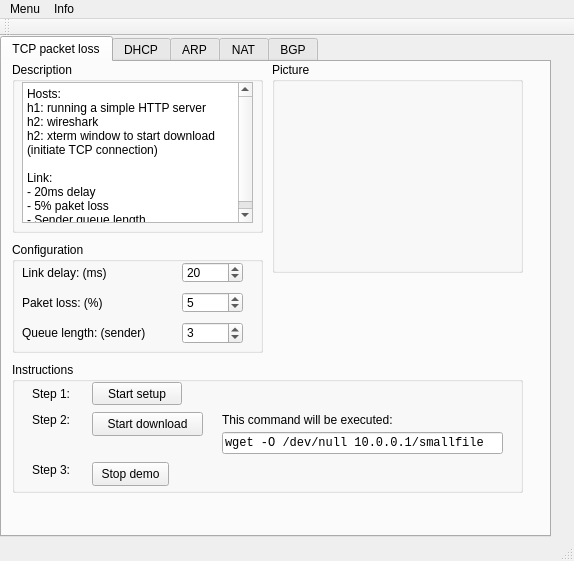
<?xml version="1.0" encoding="UTF-8"?>
<ui version="4.0">
 <class>MainWindow</class>
 <widget class="QMainWindow" name="MainWindow">
  <property name="geometry">
   <rect>
    <x>0</x>
    <y>0</y>
    <width>574</width>
    <height>561</height>
   </rect>
  </property>
  <property name="windowTitle">
   <string>MainWindow</string>
  </property>
  <widget class="QWidget" name="centralWidget">
   <widget class="QTabWidget" name="tabWidget">
    <property name="geometry">
     <rect>
      <x>0</x>
      <y>0</y>
      <width>551</width>
      <height>501</height>
     </rect>
    </property>
    <property name="currentIndex">
     <number>0</number>
    </property>
    <widget class="QWidget" name="tab">
     <attribute name="title">
      <string>TCP packet loss</string>
     </attribute>
     <widget class="QGroupBox" name="groupBox">
      <property name="geometry">
       <rect>
        <x>10</x>
        <y>180</y>
        <width>251</width>
        <height>111</height>
       </rect>
      </property>
      <property name="title">
       <string>Configuration</string>
      </property>
      <widget class="QLabel" name="label_9">
       <property name="geometry">
        <rect>
         <x>10</x>
         <y>20</y>
         <width>141</width>
         <height>21</height>
        </rect>
       </property>
       <property name="text">
        <string>Link delay: (ms)</string>
       </property>
      </widget>
      <widget class="QSpinBox" name="TCPloss_delay">
       <property name="geometry">
        <rect>
         <x>170</x>
         <y>20</y>
         <width>61</width>
         <height>21</height>
        </rect>
       </property>
       <property name="suffix">
        <string/>
       </property>
       <property name="maximum">
        <number>5000</number>
       </property>
       <property name="singleStep">
        <number>10</number>
       </property>
       <property name="value">
        <number>20</number>
       </property>
      </widget>
      <widget class="QLabel" name="label_10">
       <property name="geometry">
        <rect>
         <x>10</x>
         <y>50</y>
         <width>91</width>
         <height>21</height>
        </rect>
       </property>
       <property name="text">
        <string>Paket loss: (%)</string>
       </property>
      </widget>
      <widget class="QSpinBox" name="TCPloss_loss">
       <property name="geometry">
        <rect>
         <x>170</x>
         <y>50</y>
         <width>61</width>
         <height>21</height>
        </rect>
       </property>
       <property name="suffix">
        <string/>
       </property>
       <property name="prefix">
        <string/>
       </property>
       <property name="maximum">
        <number>100</number>
       </property>
       <property name="value">
        <number>5</number>
       </property>
      </widget>
      <widget class="QLabel" name="label_11">
       <property name="geometry">
        <rect>
         <x>10</x>
         <y>80</y>
         <width>141</width>
         <height>21</height>
        </rect>
       </property>
       <property name="text">
        <string>Queue length: (sender)</string>
       </property>
      </widget>
      <widget class="QSpinBox" name="TCPloss_swin">
       <property name="geometry">
        <rect>
         <x>170</x>
         <y>80</y>
         <width>61</width>
         <height>22</height>
        </rect>
       </property>
       <property name="minimum">
        <number>1</number>
       </property>
       <property name="value">
        <number>3</number>
       </property>
      </widget>
     </widget>
     <widget class="QGroupBox" name="groupBox_2">
      <property name="geometry">
       <rect>
        <x>10</x>
        <y>300</y>
        <width>511</width>
        <height>131</height>
       </rect>
      </property>
      <property name="title">
       <string>Instructions</string>
      </property>
      <widget class="QLabel" name="label_2">
       <property name="geometry">
        <rect>
         <x>20</x>
         <y>20</y>
         <width>52</width>
         <height>23</height>
        </rect>
       </property>
       <property name="layoutDirection">
        <enum>Qt::LeftToRight</enum>
       </property>
       <property name="text">
        <string>Step 1:</string>
       </property>
      </widget>
      <widget class="QPushButton" name="TCPloss_Step1">
       <property name="geometry">
        <rect>
         <x>80</x>
         <y>20</y>
         <width>90</width>
         <height>23</height>
        </rect>
       </property>
       <property name="text">
        <string>Start setup</string>
       </property>
      </widget>
      <widget class="QLabel" name="label_3">
       <property name="geometry">
        <rect>
         <x>20</x>
         <y>50</y>
         <width>52</width>
         <height>16</height>
        </rect>
       </property>
       <property name="text">
        <string>Step 2:</string>
       </property>
      </widget>
      <widget class="QLabel" name="label_4">
       <property name="geometry">
        <rect>
         <x>210</x>
         <y>50</y>
         <width>281</width>
         <height>16</height>
        </rect>
       </property>
       <property name="text">
        <string>This command will be executed:</string>
       </property>
      </widget>
      <widget class="QLineEdit" name="lineEdit">
       <property name="geometry">
        <rect>
         <x>210</x>
         <y>70</y>
         <width>281</width>
         <height>22</height>
        </rect>
       </property>
       <property name="font">
        <font>
         <family>Monospace</family>
        </font>
       </property>
       <property name="text">
        <string>wget -O /dev/null 10.0.0.1/smallfile</string>
       </property>
       <property name="readOnly">
        <bool>true</bool>
       </property>
      </widget>
      <widget class="QLabel" name="label_12">
       <property name="geometry">
        <rect>
         <x>20</x>
         <y>100</y>
         <width>52</width>
         <height>16</height>
        </rect>
       </property>
       <property name="text">
        <string>Step 3:</string>
       </property>
      </widget>
      <widget class="QPushButton" name="TCPloss_Step2">
       <property name="geometry">
        <rect>
         <x>80</x>
         <y>50</y>
         <width>111</width>
         <height>24</height>
        </rect>
       </property>
       <property name="text">
        <string>Start download</string>
       </property>
      </widget>
      <widget class="QPushButton" name="TCPloss_Exit">
       <property name="geometry">
        <rect>
         <x>80</x>
         <y>100</y>
         <width>77</width>
         <height>24</height>
        </rect>
       </property>
       <property name="text">
        <string>Stop demo</string>
       </property>
      </widget>
     </widget>
     <widget class="QGroupBox" name="groupBox_3">
      <property name="geometry">
       <rect>
        <x>10</x>
        <y>0</y>
        <width>251</width>
        <height>171</height>
       </rect>
      </property>
      <property name="title">
       <string>Description</string>
      </property>
      <widget class="QTextEdit" name="textEdit">
       <property name="geometry">
        <rect>
         <x>10</x>
         <y>20</y>
         <width>231</width>
         <height>141</height>
        </rect>
       </property>
       <property name="html">
        <string>&lt;!DOCTYPE HTML PUBLIC &quot;-//W3C//DTD HTML 4.0//EN&quot; &quot;http://www.w3.org/TR/REC-html40/strict.dtd&quot;&gt;
&lt;html&gt;&lt;head&gt;&lt;meta name=&quot;qrichtext&quot; content=&quot;1&quot; /&gt;&lt;style type=&quot;text/css&quot;&gt;
p, li { white-space: pre-wrap; }
&lt;/style&gt;&lt;/head&gt;&lt;body style=&quot; font-family:'Sans Serif'; font-size:9pt; font-weight:400; font-style:normal;&quot;&gt;
&lt;p style=&quot; margin-top:0px; margin-bottom:0px; margin-left:0px; margin-right:0px; -qt-block-indent:0; text-indent:0px;&quot;&gt;Hosts:&lt;/p&gt;
&lt;p style=&quot; margin-top:0px; margin-bottom:0px; margin-left:0px; margin-right:0px; -qt-block-indent:0; text-indent:0px;&quot;&gt;h1: running a simple HTTP server&lt;/p&gt;
&lt;p style=&quot; margin-top:0px; margin-bottom:0px; margin-left:0px; margin-right:0px; -qt-block-indent:0; text-indent:0px;&quot;&gt;h2: wireshark&lt;/p&gt;
&lt;p style=&quot; margin-top:0px; margin-bottom:0px; margin-left:0px; margin-right:0px; -qt-block-indent:0; text-indent:0px;&quot;&gt;h2: xterm window to start download (initiate TCP connection)&lt;/p&gt;
&lt;p style=&quot;-qt-paragraph-type:empty; margin-top:0px; margin-bottom:0px; margin-left:0px; margin-right:0px; -qt-block-indent:0; text-indent:0px;&quot;&gt;&lt;br /&gt;&lt;/p&gt;
&lt;p style=&quot; margin-top:0px; margin-bottom:0px; margin-left:0px; margin-right:0px; -qt-block-indent:0; text-indent:0px;&quot;&gt;Link:&lt;/p&gt;
&lt;p style=&quot; margin-top:0px; margin-bottom:0px; margin-left:0px; margin-right:0px; -qt-block-indent:0; text-indent:0px;&quot;&gt;- 20ms delay &lt;/p&gt;
&lt;p style=&quot; margin-top:0px; margin-bottom:0px; margin-left:0px; margin-right:0px; -qt-block-indent:0; text-indent:0px;&quot;&gt;- 5% paket loss&lt;/p&gt;
&lt;p style=&quot; margin-top:0px; margin-bottom:0px; margin-left:0px; margin-right:0px; -qt-block-indent:0; text-indent:0px;&quot;&gt;- Sender queue length&lt;/p&gt;&lt;/body&gt;&lt;/html&gt;</string>
       </property>
      </widget>
     </widget>
     <widget class="QGroupBox" name="groupBox_4">
      <property name="geometry">
       <rect>
        <x>270</x>
        <y>0</y>
        <width>251</width>
        <height>211</height>
       </rect>
      </property>
      <property name="title">
       <string>Picture</string>
      </property>
      <widget class="QLabel" name="label_7">
       <property name="geometry">
        <rect>
         <x>10</x>
         <y>20</y>
         <width>231</width>
         <height>181</height>
        </rect>
       </property>
       <property name="minimumSize">
        <size>
         <width>0</width>
         <height>0</height>
        </size>
       </property>
       <property name="text">
        <string/>
       </property>
       <property name="pixmap">
        <pixmap>TCPlost.png</pixmap>
       </property>
      </widget>
     </widget>
    </widget>
    <widget class="QWidget" name="tab_2">
     <attribute name="title">
      <string>DHCP</string>
     </attribute>
     <widget class="QGroupBox" name="groupBox_5">
      <property name="geometry">
       <rect>
        <x>10</x>
        <y>0</y>
        <width>251</width>
        <height>171</height>
       </rect>
      </property>
      <property name="title">
       <string>Description</string>
      </property>
      <widget class="QTextEdit" name="textEdit_2">
       <property name="geometry">
        <rect>
         <x>10</x>
         <y>20</y>
         <width>231</width>
         <height>141</height>
        </rect>
       </property>
       <property name="html">
        <string>&lt;!DOCTYPE HTML PUBLIC &quot;-//W3C//DTD HTML 4.0//EN&quot; &quot;http://www.w3.org/TR/REC-html40/strict.dtd&quot;&gt;
&lt;html&gt;&lt;head&gt;&lt;meta name=&quot;qrichtext&quot; content=&quot;1&quot; /&gt;&lt;style type=&quot;text/css&quot;&gt;
p, li { white-space: pre-wrap; }
&lt;/style&gt;&lt;/head&gt;&lt;body style=&quot; font-family:'Sans Serif'; font-size:9pt; font-weight:400; font-style:normal;&quot;&gt;
&lt;p style=&quot; margin-top:0px; margin-bottom:0px; margin-left:0px; margin-right:0px; -qt-block-indent:0; text-indent:0px;&quot;&gt;Hosts:&lt;/p&gt;
&lt;p style=&quot; margin-top:0px; margin-bottom:0px; margin-left:0px; margin-right:0px; -qt-block-indent:0; text-indent:0px;&quot;&gt;h1: running a DHCP daemon&lt;/p&gt;
&lt;p style=&quot; margin-top:0px; margin-bottom:0px; margin-left:0px; margin-right:0px; -qt-block-indent:0; text-indent:0px;&quot;&gt;h2: wireshark&lt;/p&gt;
&lt;p style=&quot; margin-top:0px; margin-bottom:0px; margin-left:0px; margin-right:0px; -qt-block-indent:0; text-indent:0px;&quot;&gt;h2: xterm window to request an IP address via dhclient&lt;/p&gt;
&lt;p style=&quot;-qt-paragraph-type:empty; margin-top:0px; margin-bottom:0px; margin-left:0px; margin-right:0px; -qt-block-indent:0; text-indent:0px;&quot;&gt;&lt;br /&gt;&lt;/p&gt;
&lt;p style=&quot; margin-top:0px; margin-bottom:0px; margin-left:0px; margin-right:0px; -qt-block-indent:0; text-indent:0px;&quot;&gt;Link:&lt;/p&gt;
&lt;p style=&quot; margin-top:0px; margin-bottom:0px; margin-left:0px; margin-right:0px; -qt-block-indent:0; text-indent:0px;&quot;&gt;- 20ms delay &lt;/p&gt;&lt;/body&gt;&lt;/html&gt;</string>
       </property>
      </widget>
     </widget>
     <widget class="QGroupBox" name="groupBox_6">
      <property name="geometry">
       <rect>
        <x>270</x>
        <y>0</y>
        <width>251</width>
        <height>211</height>
       </rect>
      </property>
      <property name="title">
       <string>Picture</string>
      </property>
      <widget class="QLabel" name="label_8">
       <property name="geometry">
        <rect>
         <x>10</x>
         <y>20</y>
         <width>231</width>
         <height>181</height>
        </rect>
       </property>
       <property name="minimumSize">
        <size>
         <width>0</width>
         <height>0</height>
        </size>
       </property>
       <property name="text">
        <string/>
       </property>
       <property name="pixmap">
        <pixmap>TCPlost.png</pixmap>
       </property>
      </widget>
     </widget>
     <widget class="QGroupBox" name="groupBox_7">
      <property name="geometry">
       <rect>
        <x>10</x>
        <y>180</y>
        <width>251</width>
        <height>141</height>
       </rect>
      </property>
      <property name="title">
       <string>Configuration</string>
      </property>
      <widget class="QLabel" name="label_14">
       <property name="geometry">
        <rect>
         <x>10</x>
         <y>20</y>
         <width>131</width>
         <height>21</height>
        </rect>
       </property>
       <property name="text">
        <string>Link delay: (ms)</string>
       </property>
      </widget>
      <widget class="QSpinBox" name="DHCP_delay">
       <property name="geometry">
        <rect>
         <x>170</x>
         <y>20</y>
         <width>61</width>
         <height>21</height>
        </rect>
       </property>
       <property name="suffix">
        <string/>
       </property>
       <property name="maximum">
        <number>5000</number>
       </property>
       <property name="singleStep">
        <number>10</number>
       </property>
       <property name="value">
        <number>20</number>
       </property>
      </widget>
      <widget class="QCheckBox" name="DHCP_daemon_leases">
       <property name="geometry">
        <rect>
         <x>10</x>
         <y>50</y>
         <width>191</width>
         <height>19</height>
        </rect>
       </property>
       <property name="text">
        <string>Use new server lease file</string>
       </property>
       <property name="checked">
        <bool>true</bool>
       </property>
       <property name="tristate">
        <bool>false</bool>
       </property>
      </widget>
      <widget class="QCheckBox" name="DHCP_client_leases">
       <property name="geometry">
        <rect>
         <x>10</x>
         <y>80</y>
         <width>191</width>
         <height>19</height>
        </rect>
       </property>
       <property name="text">
        <string>Use new client lease file</string>
       </property>
       <property name="checked">
        <bool>true</bool>
       </property>
      </widget>
      <widget class="QCheckBox" name="DHCP_random_MAC">
       <property name="geometry">
        <rect>
         <x>10</x>
         <y>110</y>
         <width>201</width>
         <height>19</height>
        </rect>
       </property>
       <property name="text">
        <string>Use random MAC addresses</string>
       </property>
       <property name="checked">
        <bool>false</bool>
       </property>
      </widget>
     </widget>
     <widget class="QGroupBox" name="groupBox_8">
      <property name="geometry">
       <rect>
        <x>10</x>
        <y>330</y>
        <width>521</width>
        <height>131</height>
       </rect>
      </property>
      <property name="title">
       <string>Instructions</string>
      </property>
      <widget class="QLabel" name="label_5">
       <property name="geometry">
        <rect>
         <x>20</x>
         <y>20</y>
         <width>52</width>
         <height>23</height>
        </rect>
       </property>
       <property name="layoutDirection">
        <enum>Qt::LeftToRight</enum>
       </property>
       <property name="text">
        <string>Step 1:</string>
       </property>
      </widget>
      <widget class="QPushButton" name="DHCP_Step1">
       <property name="geometry">
        <rect>
         <x>80</x>
         <y>20</y>
         <width>90</width>
         <height>23</height>
        </rect>
       </property>
       <property name="text">
        <string>Start setup</string>
       </property>
      </widget>
      <widget class="QLabel" name="label_6">
       <property name="geometry">
        <rect>
         <x>20</x>
         <y>50</y>
         <width>52</width>
         <height>16</height>
        </rect>
       </property>
       <property name="text">
        <string>Step 2:</string>
       </property>
      </widget>
      <widget class="QLabel" name="label_17">
       <property name="geometry">
        <rect>
         <x>220</x>
         <y>50</y>
         <width>281</width>
         <height>16</height>
        </rect>
       </property>
       <property name="text">
        <string>This command wil be executed:</string>
       </property>
      </widget>
      <widget class="QLineEdit" name="lineEdit_2">
       <property name="geometry">
        <rect>
         <x>220</x>
         <y>70</y>
         <width>291</width>
         <height>22</height>
        </rect>
       </property>
       <property name="font">
        <font>
         <family>Monospace</family>
        </font>
       </property>
       <property name="text">
        <string>dhclient -d -v -lf /var/lib/dhcp/dhclient.leases.mn h2-eth0</string>
       </property>
       <property name="readOnly">
        <bool>true</bool>
       </property>
      </widget>
      <widget class="QLabel" name="label_19">
       <property name="geometry">
        <rect>
         <x>20</x>
         <y>100</y>
         <width>52</width>
         <height>16</height>
        </rect>
       </property>
       <property name="text">
        <string>Step 3:</string>
       </property>
      </widget>
      <widget class="QPushButton" name="DHCP_Step2">
       <property name="geometry">
        <rect>
         <x>80</x>
         <y>50</y>
         <width>111</width>
         <height>24</height>
        </rect>
       </property>
       <property name="text">
        <string>Execute dhclient</string>
       </property>
      </widget>
      <widget class="QPushButton" name="DHCP_Exit">
       <property name="geometry">
        <rect>
         <x>80</x>
         <y>100</y>
         <width>77</width>
         <height>24</height>
        </rect>
       </property>
       <property name="text">
        <string>Stop demo</string>
       </property>
      </widget>
     </widget>
    </widget>
    <widget class="QWidget" name="tab_4">
     <attribute name="title">
      <string>ARP</string>
     </attribute>
    </widget>
    <widget class="QWidget" name="tab_5">
     <attribute name="title">
      <string>NAT</string>
     </attribute>
    </widget>
    <widget class="QWidget" name="tab_3">
     <attribute name="title">
      <string>BGP</string>
     </attribute>
    </widget>
   </widget>
  </widget>
  <widget class="QMenuBar" name="menuBar">
   <property name="geometry">
    <rect>
     <x>0</x>
     <y>0</y>
     <width>574</width>
     <height>19</height>
    </rect>
   </property>
   <widget class="QMenu" name="menuHallo">
    <property name="title">
     <string>Menu</string>
    </property>
    <addaction name="actionExit"/>
   </widget>
   <widget class="QMenu" name="menuInfo">
    <property name="title">
     <string>Info</string>
    </property>
   </widget>
   <addaction name="menuHallo"/>
   <addaction name="menuInfo"/>
  </widget>
  <widget class="QToolBar" name="mainToolBar">
   <attribute name="toolBarArea">
    <enum>TopToolBarArea</enum>
   </attribute>
   <attribute name="toolBarBreak">
    <bool>false</bool>
   </attribute>
  </widget>
  <widget class="QStatusBar" name="statusBar"/>
  <action name="actionExit">
   <property name="text">
    <string>Exit</string>
   </property>
  </action>
 </widget>
 <layoutdefault spacing="6" margin="11"/>
 <resources/>
 <connections>
  <connection>
   <sender>actionExit</sender>
   <signal>activated()</signal>
   <receiver>MainWindow</receiver>
   <slot>close()</slot>
   <hints>
    <hint type="sourcelabel">
     <x>-1</x>
     <y>-1</y>
    </hint>
    <hint type="destinationlabel">
     <x>277</x>
     <y>258</y>
    </hint>
   </hints>
  </connection>
 </connections>
</ui>
